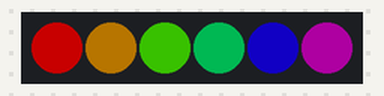
Recording of a sketch running on a simulated Arduino Uno, built with avr-gcc and run on an emulated ATmega328P. Shown: 6 RGB LEDs in strip order, left to right. Dim RGB values are drawn brighter than linear.

Above: at 3.1 s.
At 11.6 s:
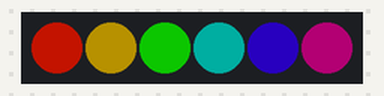
At 20.6 s:
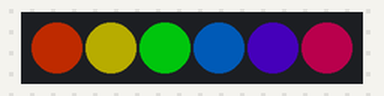
At 37.6 s:
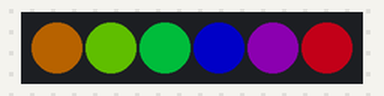
Timing chart, 0 to 40.0 s (numbered marks = the images above):
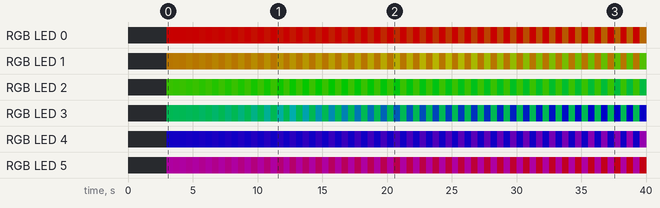

The sketch:

ARGBfan4.ino
```cpp
#include <FastLED.h>

FASTLED_USING_NAMESPACE

#if defined(FASTLED_VERSION) && (FASTLED_VERSION < 3001000)
#warning "Requires FastLED 3.1 or later; check github for latest code."
#endif

#define DATA_PIN    3
#define LED_TYPE    WS2811
#define COLOR_ORDER GRB
#define NUM_LEDS    6
CRGB leds[NUM_LEDS];

#define BRIGHTNESS  100
#define COLOR_DELAY 500

void setup() {
    delay(3000); // 3 second delay for recovery
    FastLED.addLeds<LED_TYPE, DATA_PIN, COLOR_ORDER>(leds, NUM_LEDS).setCorrection(TypicalLEDStrip);
    FastLED.setBrightness(BRIGHTNESS);
}

void loop() {
    // Set each LED to a different color
    for (int i = 0; i < NUM_LEDS; i++) {
        leds[i] = CHSV(i * (255 / NUM_LEDS), 255, 255); // Distribute hues evenly across LEDs
    }
    FastLED.show();
    delay(COLOR_DELAY);

    // Loop to update colors continuously
    static uint8_t hueOffset = 0;
    hueOffset += 1;

    // Update colors with an offset to animate the rainbow
    for (int i = 0; i < NUM_LEDS; i++) {
        leds[i] = CHSV((i * (255 / NUM_LEDS)) + hueOffset, 255, 255);
    }
    FastLED.show();
    delay(COLOR_DELAY);
}
```

Measured:
- by itself, RGB LED 4: off → RGB(8, 0, 92) at 3.0 s, → RGB(9, 0, 91) 0.50 s later, → RGB(8, 0, 92) 0.50 s later, → RGB(10, 0, 90) 0.50 s later, … (74 changes in this stretch)
- by itself, RGB LED 0: off → RGB(100, 0, 0) at 3.0 s, → RGB(99, 0, 0) 0.50 s later, → RGB(100, 0, 0) 0.50 s later, → RGB(98, 1, 0) 0.50 s later, … (74 changes in this stretch)
- what the display in image 1 shows lasts 0.5 s, from 11.5 s to 12.0 s
